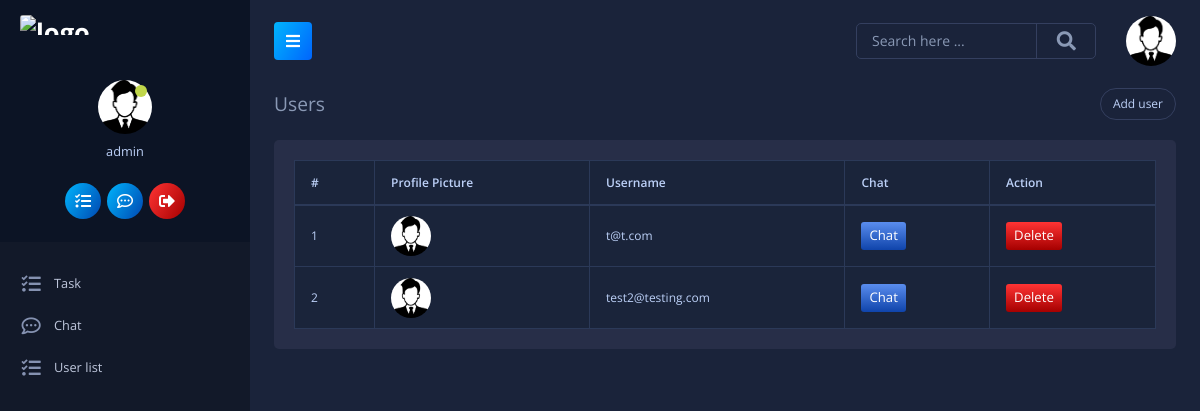
Before: /user-list/ (signed in) with the older database file.
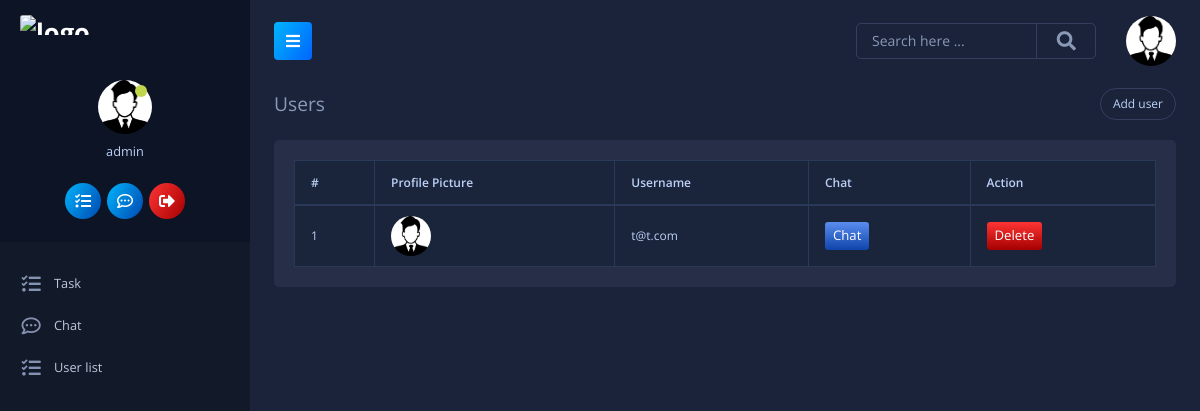
After: the same page with the newer database file.
### main/models.py (models this page shows, shortened)
class UserProfile(models.Model):
    user = models.OneToOneField(User, on_delete=models.CASCADE)
    profile_pic = models.ImageField(upload_to='media/profile_pics', blank=True)
    bio = models.TextField(max_length=500, blank=True)
    updated = models.DateTimeField(auto_now=True)
    created = models.DateTimeField(auto_now_add=True)

### main/views.py (the view)
# urls.py: path('user-list/', views.user_list, name='user_list'),
@login_required(login_url='login')
def user_list(request):
    if not request.user.is_superuser:
        return redirect('home')
    users = UserProfile.objects.all()
    return render(request, 'main/user_list.html', {'users': users})

### main/templates/main/user_list.html
{% extends 'main/base.html' %}
{% load static %}
{% block content %}
<div class="page-header">
    <ol class="breadcrumb">
        <li class="breadcrumb-item">Users</li>
    </ol>
    <div class="app-actions">
        <button type="button" class="btn" data-toggle="modal" data-target="#basicModal">Add user</button>
    </div>
</div>
<div class="row gutters">
    <div class="col-xl-12 col-lg-12 col-md-12 col-sm-12 col-12">
        {% if users %}
        <div class="card">
            <div class="card-body">
                <div class="table-responsive">
                    <table class="table table-hover table-bordered m-0">
                        <thead>
                            <tr>
                                <th>#</th>
                                <th>Profile Picture</th>
                                <th>Username</th>
                                <th>Chat</th>
                                <th>Action</th>
                            </tr>
                        </thead>
                        <tbody>
                            {% for user in users %}
                            <tr>
                                <td style="width: 80px;">
                                    {{ forloop.counter }}
                                </td>
                                <td>
                                    <img src="{% if user.profile_pic %}{{ user.profile_pic.url }}{% else %}{% static 'images/user.png' %}{% endif %}" alt="user" class="rounded-circle" width="40" height="40">
                                </td>
                                <td >
                                    {{ user.user.username }}
                                </td>
                                <td >
                                    <a href="{% url 'conversation' user.user.id %}" class="btn btn-primary btn-sm">Chat</a>
                                </td>
                                <td >
                                    <a href="{% url 'delete_user_profile' user.id %}" class="btn btn-danger btn-sm" onclick="return confirm('Are you sure you want to delete this user profile?');">Delete</a>
                                </td>
                            </tr>
                            {% endfor %}
                        </tbody>
                    </table>
                </div>
            </div>
        </div>
        {% else %}
        <div class="card">
            <div class="card-body">
                <h5 class="text-center">No User Found</h5>
            </div>
        </div>
        {% endif %}
    </div>
</div>
{% endblock %}

Changed rows visible on the page:
removed UserProfile: user.username "test2@testing.com"
